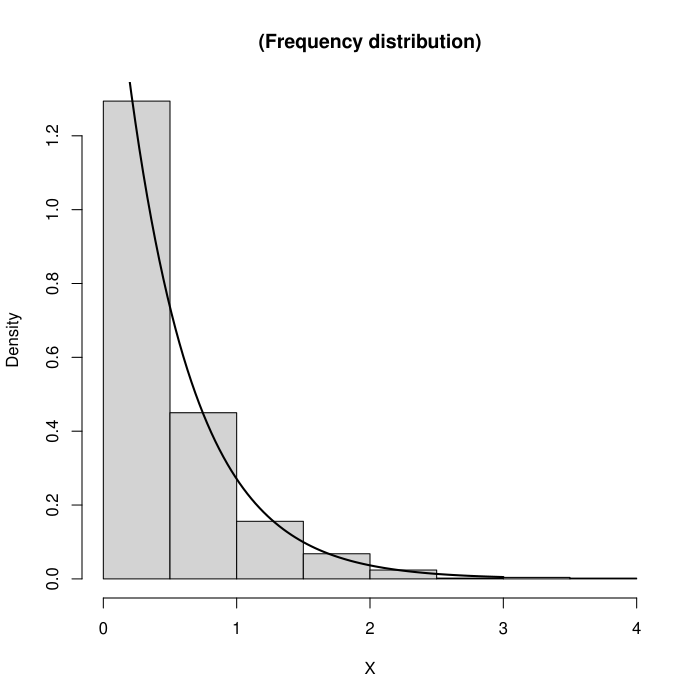

Generate this figure with R:
#inverse transform sampling
#number of samples
samples <-  1000
U           <-  runif(samples)
X           <- -log(U)/2
#plot
hist(X, freq=F, xlab='X', main='(Frequency distribution)')
curve(dexp(x, rate=2) , 0, 3, lwd=2, xlab = "", ylab = "", add = T)
